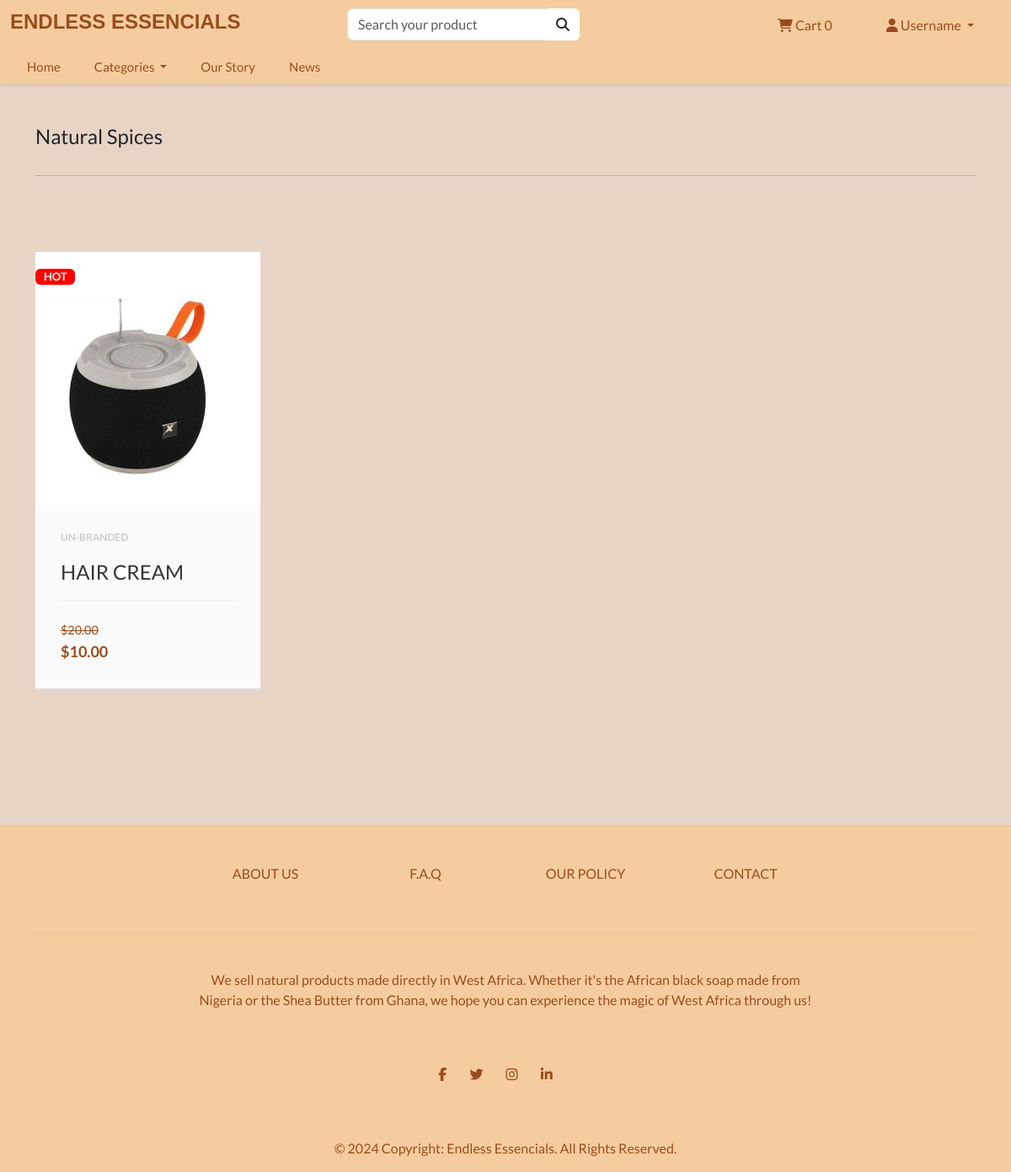
Page /search/natural-spices/ on the committed database.
### store/models.py (models this page shows, shortened)
class Category(models.Model):
    name = models.CharField(max_length=250)
    slug = models.SlugField(max_length=250, unique=True)
    class Meta:
        verbose_name_plural = 'categories'
    def get_absolute_url(self):
        return reverse('list-category', args=[self.slug])

class Product(models.Model):
    category = models.ForeignKey(Category, related_name='product', on_delete=models.CASCADE, null=True)
    title = models.CharField(max_length=250)
    brand = models.CharField(max_length=250, default="un-branded")
    description = models.TextField(blank=True)
    slug = models.SlugField(max_length=50)
    previous_price = models.DecimalField(max_digits=4, decimal_places=2, default=0, null=True)
    price = models.DecimalField(max_digits=4, decimal_places=2)
    image = models.ImageField(upload_to="images/")
    date_added = models.DateTimeField(auto_now=True)
    class Meta:
        verbose_name_plural = "products"

### store/views.py (the view)
# urls.py: path('search/<slug:category_slug>/', views.list_category, name='list-category'),
def list_category(request, category_slug=None):
    category = get_object_or_404(Category, slug=category_slug)
    products = Product.objects.filter(category=category)
    return render(request, 'store/list-category.html', {'category':category, 'products':products})

### cart/cart.py (called while the page is built)
    def __len__(self):
        return sum(item['qty'] for item in self.cart.values())

### cart/context_processors.py (called while the page is built)
def cart(request):
    return{'cart': Cart(request)}

### store/views.py (called while the page is built)
def categories(request):
    all_categories = Category.objects.all()
    return {'all_categories': all_categories}

### store/templates/store/list-category.html
{% extends "./base.html" %}
{% load static %}
{% block content %}
<main>
  <div class="album py-5" data-aos="fade-up">
    <div class="container">
      <div class="pb-3 h4"> {{ category.name | capfirst }} </div>
      <hr>
      <br>
      <div class="row g-3" data-aos="fade-down">
        {% for product in products %}
        <div class="col-lg-3 col-md-4 col-sm-6 col-xs-6 pb-3 d-flex justify-content-center">
          <div class="product-card" data-aos="fade-up">
            <div class="badge">Hot</div>
            <div class="product-tumb">
              <img src="{{ product.image.url }}" height="300px" width="100%" alt="alima">
            </div>
            <div class="product-details">
              <span class="product-catagory">{{ product.brand }}</span>
              <h4><a href="{% url 'product-info' product.slug %}">{{product.title | capfirst }}</a></h4>
              <div class="product-bottom-details">
                <div class="product-price"><small>${{ product.previous_price }}</small>${{ product.price }}</div>
              </div>
            </div>
          </div>
        </div>
        {% endfor %}
      </div>
    </div>
  </div>
</main>
{% endblock %}

### store/static/store/styles.css (style rules this page uses)
:root { --mainColor: #F5CCA0; --light:#e7d4c5; --white:#fff; }
body { background-color: var(--light); }
a { text-decoration: none; cursor: pointer; color: #994D1C; transition: 0.4s; }
body { overflow-x: hidden; }
.product-card { width: 380px; position: relative; box-shadow: 0 2px 7px #dfdfdf; margin: 50px auto; background: #fafafa; }
.badge { position: absolute; left: 0; top: 20px; text-transform: uppercase; font-size: 13px; font-weight: 700; background: red; color: #fff; padding: 3px 10px; }
.product-tumb { display: flex; align-items: center; justify-content: center; height: 300px; background: #f0f0f0; }
.product-tumb img { max-width: 100%; max-height: 100%; }
.product-details { padding: 30px; }
.product-catagory { display: block; font-size: 12px; font-weight: 700; text-transform: uppercase; color: #ccc; margin-bottom: 18px; }
.product-details h4 a { font-weight: 500; display: block; margin-bottom: 18px; text-transform: uppercase; color: #363636; text-decoration: none; transition: 0.3s; }
.product-bottom-details { overflow: hidden; border-top: 1px solid #eee; padding-top: 20px; }
.product-bottom-details div { float: left; width: 50%; }
.product-price { font-size: 18px; color: #994D1C; font-weight: 600; }
.product-price small { font-size: 80%; font-weight: 400; text-decoration: line-through; display: inline-block; margin-right: 5px; }

### rows in the picture
Category: name "Natural Spices"
Product: image (picture), brand "UN-BRANDED", title "HAIR CREAM", previous_price "20.00", price "10.00"
